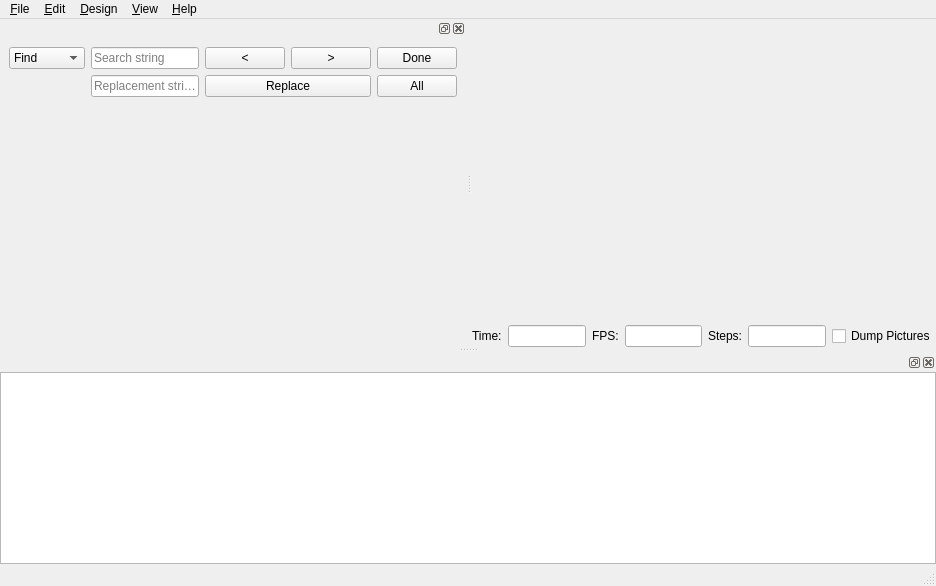
<?xml version="1.0" encoding="UTF-8"?>
<ui version="4.0">
 <class>MainWindow</class>
 <widget class="QMainWindow" name="MainWindow">
  <property name="geometry">
   <rect>
    <x>0</x>
    <y>0</y>
    <width>936</width>
    <height>586</height>
   </rect>
  </property>
  <widget class="QWidget" name="centralwidget">
   <layout class="QVBoxLayout" name="verticalLayout_2">
    <property name="spacing">
     <number>0</number>
    </property>
    <property name="margin">
     <number>0</number>
    </property>
    <item>
     <widget class="QWidget" name="mainWidget" native="true">
      <property name="sizePolicy">
       <sizepolicy hsizetype="Expanding" vsizetype="Expanding">
        <horstretch>0</horstretch>
        <verstretch>0</verstretch>
       </sizepolicy>
      </property>
      <property name="styleSheet">
       <string notr="true"/>
      </property>
      <layout class="QVBoxLayout" name="verticalLayout_3">
       <property name="margin">
        <number>0</number>
       </property>
       <item>
        <widget class="QGLView" name="qglview" native="true">
         <property name="sizePolicy">
          <sizepolicy hsizetype="Expanding" vsizetype="Expanding">
           <horstretch>0</horstretch>
           <verstretch>0</verstretch>
          </sizepolicy>
         </property>
         <property name="minimumSize">
          <size>
           <width>200</width>
           <height>100</height>
          </size>
         </property>
        </widget>
       </item>
       <item alignment="Qt::AlignBottom">
        <widget class="QFrame" name="animate_panel">
         <property name="enabled">
          <bool>true</bool>
         </property>
         <property name="frameShape">
          <enum>QFrame::NoFrame</enum>
         </property>
         <property name="frameShadow">
          <enum>QFrame::Raised</enum>
         </property>
         <property name="lineWidth">
          <number>0</number>
         </property>
         <layout class="QHBoxLayout" name="horizontalLayoutAnimate">
          <property name="margin">
           <number>0</number>
          </property>
          <item>
           <widget class="QLabel" name="label">
            <property name="text">
             <string>Time:</string>
            </property>
           </widget>
          </item>
          <item>
           <widget class="QLineEdit" name="e_tval"/>
          </item>
          <item>
           <widget class="QLabel" name="label_2">
            <property name="text">
             <string>FPS:</string>
            </property>
           </widget>
          </item>
          <item>
           <widget class="QLineEdit" name="e_fps"/>
          </item>
          <item>
           <widget class="QLabel" name="label_3">
            <property name="text">
             <string>Steps:</string>
            </property>
           </widget>
          </item>
          <item>
           <widget class="QLineEdit" name="e_fsteps"/>
          </item>
          <item>
           <widget class="QCheckBox" name="e_dump">
            <property name="text">
             <string>Dump Pictures</string>
            </property>
           </widget>
          </item>
         </layout>
        </widget>
       </item>
      </layout>
      <zorder>animate_panel</zorder>
      <zorder>qglview</zorder>
     </widget>
    </item>
   </layout>
  </widget>
  <widget class="QMenuBar" name="menubar">
   <property name="geometry">
    <rect>
     <x>0</x>
     <y>0</y>
     <width>936</width>
     <height>34</height>
    </rect>
   </property>
   <widget class="QMenu" name="menu_File">
    <property name="title">
     <string>&amp;File</string>
    </property>
    <widget class="QMenu" name="menuOpenRecent">
     <property name="title">
      <string>Open Recent</string>
     </property>
    </widget>
    <widget class="QMenu" name="menuExamples">
     <property name="title">
      <string>Examples</string>
     </property>
    </widget>
    <widget class="QMenu" name="menuExport">
     <property name="title">
      <string>Export</string>
     </property>
     <addaction name="designActionExportSTL"/>
     <addaction name="designActionExportOFF"/>
     <addaction name="designActionExportAMF"/>
     <addaction name="designActionExportDXF"/>
     <addaction name="designActionExportSVG"/>
     <addaction name="designActionExportCSG"/>
     <addaction name="separator"/>
     <addaction name="designActionExportImage"/>
    </widget>
    <addaction name="fileActionNew"/>
    <addaction name="fileActionOpen"/>
    <addaction name="menuOpenRecent"/>
    <addaction name="menuExamples"/>
    <addaction name="fileActionReload"/>
    <addaction name="fileActionClose"/>
    <addaction name="separator"/>
    <addaction name="fileActionSave"/>
    <addaction name="fileActionSaveAs"/>
    <addaction name="separator"/>
    <addaction name="menuExport"/>
    <addaction name="separator"/>
    <addaction name="fileShowLibraryFolder"/>
    <addaction name="separator"/>
    <addaction name="fileActionQuit"/>
   </widget>
   <widget class="QMenu" name="menu_Edit">
    <property name="title">
     <string>&amp;Edit</string>
    </property>
    <addaction name="editActionUndo"/>
    <addaction name="editActionRedo"/>
    <addaction name="separator"/>
    <addaction name="editActionCut"/>
    <addaction name="editActionCopy"/>
    <addaction name="editActionPaste"/>
    <addaction name="separator"/>
    <addaction name="editActionIndent"/>
    <addaction name="editActionUnindent"/>
    <addaction name="separator"/>
    <addaction name="editActionComment"/>
    <addaction name="editActionUncomment"/>
    <addaction name="separator"/>
    <addaction name="editActionPasteVPT"/>
    <addaction name="editActionPasteVPR"/>
    <addaction name="separator"/>
    <addaction name="editActionFind"/>
    <addaction name="editActionFindAndReplace"/>
    <addaction name="editActionFindNext"/>
    <addaction name="editActionFindPrevious"/>
    <addaction name="editActionUseSelectionForFind"/>
    <addaction name="separator"/>
    <addaction name="editActionZoomIn"/>
    <addaction name="editActionZoomOut"/>
    <addaction name="editActionPreferences"/>
   </widget>
   <widget class="QMenu" name="menu_Design">
    <property name="title">
     <string>&amp;Design</string>
    </property>
    <addaction name="designActionAutoReload"/>
    <addaction name="designActionReloadAndPreview"/>
    <addaction name="designActionPreview"/>
    <addaction name="designActionRender"/>
    <addaction name="separator"/>
    <addaction name="designCheckValidity"/>
    <addaction name="designActionDisplayAST"/>
    <addaction name="designActionDisplayCSGTree"/>
    <addaction name="designActionDisplayCSGProducts"/>
    <addaction name="separator"/>
    <addaction name="designActionFlushCaches"/>
   </widget>
   <widget class="QMenu" name="menu_View">
    <property name="title">
     <string>&amp;View</string>
    </property>
    <addaction name="viewActionPreview"/>
    <addaction name="viewActionSurfaces"/>
    <addaction name="viewActionWireframe"/>
    <addaction name="viewActionThrownTogether"/>
    <addaction name="separator"/>
    <addaction name="viewActionShowEdges"/>
    <addaction name="viewActionShowAxes"/>
    <addaction name="viewActionShowCrosshairs"/>
    <addaction name="viewActionAnimate"/>
    <addaction name="separator"/>
    <addaction name="viewActionTop"/>
    <addaction name="viewActionBottom"/>
    <addaction name="viewActionLeft"/>
    <addaction name="viewActionRight"/>
    <addaction name="viewActionFront"/>
    <addaction name="viewActionBack"/>
    <addaction name="viewActionDiagonal"/>
    <addaction name="viewActionCenter"/>
    <addaction name="separator"/>
    <addaction name="viewActionZoomIn"/>
    <addaction name="viewActionZoomOut"/>
    <addaction name="separator"/>
    <addaction name="viewActionResetView"/>
    <addaction name="separator"/>
    <addaction name="viewActionPerspective"/>
    <addaction name="viewActionOrthogonal"/>
    <addaction name="separator"/>
    <addaction name="editActionHide"/>
    <addaction name="viewActionHide"/>
    <addaction name="viewDetatchWindow"/>
   </widget>
   <widget class="QMenu" name="menuHelp">
    <property name="title">
     <string>&amp;Help</string>
    </property>
    <addaction name="helpActionAbout"/>
    <addaction name="helpActionHomepage"/>
    <addaction name="helpActionManual"/>
    <addaction name="helpActionLibraryInfo"/>
    <addaction name="helpActionFontInfo"/>
    <addaction name="appActionUpdateCheck"/>
   </widget>
   <addaction name="menu_File"/>
   <addaction name="menu_Edit"/>
   <addaction name="menu_Design"/>
   <addaction name="menu_View"/>
   <addaction name="menuHelp"/>
  </widget>
  <widget class="QStatusBar" name="statusbar"/>
  <widget class="QDockWidget" name="editorDock">
   <attribute name="dockWidgetArea">
    <number>1</number>
   </attribute>
   <widget class="QWidget" name="editorDockContents">
    <layout class="QVBoxLayout" name="verticalLayout_4">
     <property name="margin">
      <number>0</number>
     </property>
     <item alignment="Qt::AlignTop">
      <widget class="QFrame" name="find_panel">
       <property name="enabled">
        <bool>true</bool>
       </property>
       <property name="sizePolicy">
        <sizepolicy hsizetype="Preferred" vsizetype="Minimum">
         <horstretch>0</horstretch>
         <verstretch>0</verstretch>
        </sizepolicy>
       </property>
       <property name="frameShape">
        <enum>QFrame::NoFrame</enum>
       </property>
       <property name="frameShadow">
        <enum>QFrame::Raised</enum>
       </property>
       <property name="lineWidth">
        <number>0</number>
       </property>
       <layout class="QGridLayout" name="gridLayout">
        <item row="0" column="0">
         <widget class="QComboBox" name="findTypeComboBox">
          <item>
           <property name="text">
            <string>Find</string>
           </property>
          </item>
          <item>
           <property name="text">
            <string>Replace</string>
           </property>
          </item>
         </widget>
        </item>
        <item row="0" column="1">
         <widget class="QLineEdit" name="findInputField">
          <property name="placeholderText">
           <string>Search string</string>
          </property>
         </widget>
        </item>
        <item row="0" column="2">
         <widget class="QPushButton" name="prevButton">
          <property name="text">
           <string>&lt;</string>
          </property>
         </widget>
        </item>
        <item row="0" column="3">
         <widget class="QPushButton" name="nextButton">
          <property name="text">
           <string>&gt;</string>
          </property>
         </widget>
        </item>
        <item row="0" column="4">
         <widget class="QPushButton" name="hideFindButton">
          <property name="text">
           <string>Done</string>
          </property>
         </widget>
        </item>
        <item row="1" column="1">
         <widget class="QLineEdit" name="replaceInputField">
          <property name="placeholderText">
           <string>Replacement string</string>
          </property>
         </widget>
        </item>
        <item row="1" column="2" colspan="2">
         <widget class="QPushButton" name="replaceButton">
          <property name="text">
           <string>Replace</string>
          </property>
         </widget>
        </item>
        <item row="1" column="4">
         <widget class="QPushButton" name="replaceAllButton">
          <property name="text">
           <string>All</string>
          </property>
         </widget>
        </item>
       </layout>
      </widget>
     </item>
    </layout>
   </widget>
  </widget>
  <widget class="QDockWidget" name="consoleDock">
   <attribute name="dockWidgetArea">
    <number>8</number>
   </attribute>
   <widget class="QWidget" name="consoleDockContents">
    <layout class="QVBoxLayout" name="verticalLayout_5">
     <property name="margin">
      <number>0</number>
     </property>
     <item>
      <widget class="QTextEdit" name="console">
       <property name="focusPolicy">
        <enum>Qt::ClickFocus</enum>
       </property>
       <property name="readOnly">
        <bool>true</bool>
       </property>
      </widget>
     </item>
    </layout>
   </widget>
  </widget>
  <action name="fileActionNew">
   <property name="text">
    <string>&amp;New</string>
   </property>
   <property name="shortcut">
    <string>Ctrl+N</string>
   </property>
  </action>
  <action name="fileActionOpen">
   <property name="text">
    <string>&amp;Open...</string>
   </property>
   <property name="shortcut">
    <string>Ctrl+O</string>
   </property>
  </action>
  <action name="fileActionSave">
   <property name="text">
    <string>&amp;Save</string>
   </property>
   <property name="shortcut">
    <string>Ctrl+S</string>
   </property>
  </action>
  <action name="fileActionSaveAs">
   <property name="text">
    <string>Save &amp;As...</string>
   </property>
   <property name="shortcut">
    <string>Ctrl+Shift+S</string>
   </property>
  </action>
  <action name="fileActionReload">
   <property name="text">
    <string>&amp;Reload</string>
   </property>
   <property name="shortcut">
    <string>Ctrl+R</string>
   </property>
  </action>
  <action name="fileActionQuit">
   <property name="text">
    <string>&amp;Quit</string>
   </property>
   <property name="shortcut">
    <string>Ctrl+Q</string>
   </property>
  </action>
  <action name="editActionUndo">
   <property name="text">
    <string>&amp;Undo</string>
   </property>
   <property name="shortcut">
    <string>Ctrl+Z</string>
   </property>
   <property name="shortcutContext">
    <enum>Qt::WidgetWithChildrenShortcut</enum>
   </property>
  </action>
  <action name="editActionRedo">
   <property name="text">
    <string>&amp;Redo</string>
   </property>
   <property name="shortcut">
    <string>Ctrl+Shift+Z</string>
   </property>
   <property name="shortcutContext">
    <enum>Qt::WidgetWithChildrenShortcut</enum>
   </property>
  </action>
  <action name="editActionCut">
   <property name="text">
    <string>Cu&amp;t</string>
   </property>
   <property name="shortcut">
    <string>Ctrl+X</string>
   </property>
   <property name="shortcutContext">
    <enum>Qt::WidgetWithChildrenShortcut</enum>
   </property>
  </action>
  <action name="editActionCopy">
   <property name="text">
    <string>&amp;Copy</string>
   </property>
   <property name="shortcut">
    <string>Ctrl+C</string>
   </property>
   <property name="shortcutContext">
    <enum>Qt::WidgetWithChildrenShortcut</enum>
   </property>
  </action>
  <action name="editActionPaste">
   <property name="text">
    <string>&amp;Paste</string>
   </property>
   <property name="shortcut">
    <string>Ctrl+V</string>
   </property>
   <property name="shortcutContext">
    <enum>Qt::WidgetWithChildrenShortcut</enum>
   </property>
  </action>
  <action name="editActionIndent">
   <property name="text">
    <string>&amp;Indent</string>
   </property>
   <property name="shortcut">
    <string>Ctrl+I</string>
   </property>
  </action>
  <action name="editActionUnindent">
   <property name="text">
    <string>U&amp;nindent</string>
   </property>
   <property name="shortcut">
    <string>Ctrl+Shift+I</string>
   </property>
  </action>
  <action name="editActionComment">
   <property name="text">
    <string>C&amp;omment</string>
   </property>
   <property name="shortcut">
    <string>Ctrl+D</string>
   </property>
  </action>
  <action name="editActionUncomment">
   <property name="text">
    <string>Unco&amp;mment</string>
   </property>
   <property name="shortcut">
    <string>Ctrl+Shift+D</string>
   </property>
  </action>
  <action name="editActionPasteVPT">
   <property name="text">
    <string>Paste viewport translation</string>
   </property>
   <property name="shortcut">
    <string>Ctrl+T</string>
   </property>
  </action>
  <action name="editActionPasteVPR">
   <property name="text">
    <string>Paste viewport rotation</string>
   </property>
  </action>
  <action name="editActionZoomIn">
   <property name="text">
    <string>Zoom In</string>
   </property>
   <property name="shortcut">
    <string>Ctrl++</string>
   </property>
  </action>
  <action name="editActionZoomOut">
   <property name="text">
    <string>Zoom Out</string>
   </property>
   <property name="shortcut">
    <string>Ctrl+-</string>
   </property>
  </action>
  <action name="editActionHide">
   <property name="checkable">
    <bool>true</bool>
   </property>
   <property name="text">
    <string>Hide editor</string>
   </property>
  </action>
  <action name="viewDetatchWindow">
   <property name="text">
    <string>New Render Window</string>
   </property>
  </action>
  <action name="designActionReloadAndPreview">
   <property name="text">
    <string>&amp;Reload and Preview</string>
   </property>
   <property name="shortcut">
    <string>F4</string>
   </property>
  </action>
  <action name="designActionPreview">
   <property name="text">
    <string>&amp;Preview</string>
   </property>
   <property name="shortcut">
    <string>F5</string>
   </property>
  </action>
  <action name="designActionRender">
   <property name="text">
    <string>&amp;Render</string>
   </property>
   <property name="shortcut">
    <string>F6</string>
   </property>
  </action>
  <action name="designCheckValidity">
   <property name="text">
    <string>Check Validity</string>
   </property>
  </action>
  <action name="designActionDisplayAST">
   <property name="text">
    <string>Display &amp;AST...</string>
   </property>
  </action>
  <action name="designActionDisplayCSGTree">
   <property name="text">
    <string>Display CSG &amp;Tree...</string>
   </property>
  </action>
  <action name="designActionDisplayCSGProducts">
   <property name="text">
    <string>Display CSG &amp;Products...</string>
   </property>
  </action>
  <action name="designActionExportSTL">
   <property name="text">
    <string>Export as &amp;STL...</string>
   </property>
  </action>
  <action name="designActionExportOFF">
   <property name="text">
    <string>Export as &amp;OFF...</string>
   </property>
  </action>
  <action name="viewActionPreview">
   <property name="checkable">
    <bool>true</bool>
   </property>
   <property name="text">
    <string>Preview</string>
   </property>
   <property name="shortcut">
    <string>F9</string>
   </property>
  </action>
  <action name="viewActionSurfaces">
   <property name="checkable">
    <bool>true</bool>
   </property>
   <property name="text">
    <string>Surfaces</string>
   </property>
   <property name="shortcut">
    <string>F10</string>
   </property>
  </action>
  <action name="viewActionWireframe">
   <property name="checkable">
    <bool>true</bool>
   </property>
   <property name="text">
    <string>Wireframe</string>
   </property>
   <property name="shortcut">
    <string>F11</string>
   </property>
  </action>
  <action name="viewActionThrownTogether">
   <property name="checkable">
    <bool>true</bool>
   </property>
   <property name="text">
    <string>Thrown Together</string>
   </property>
   <property name="shortcut">
    <string>F12</string>
   </property>
  </action>
  <action name="viewActionShowEdges">
   <property name="checkable">
    <bool>true</bool>
   </property>
   <property name="text">
    <string>Show Edges</string>
   </property>
   <property name="shortcut">
    <string>Ctrl+1</string>
   </property>
  </action>
  <action name="viewActionShowAxes">
   <property name="checkable">
    <bool>true</bool>
   </property>
   <property name="text">
    <string>Show Axes</string>
   </property>
   <property name="shortcut">
    <string>Ctrl+2</string>
   </property>
  </action>
  <action name="viewActionShowCrosshairs">
   <property name="checkable">
    <bool>true</bool>
   </property>
   <property name="text">
    <string>Show Crosshairs</string>
   </property>
   <property name="shortcut">
    <string>Ctrl+3</string>
   </property>
  </action>
  <action name="viewActionAnimate">
   <property name="checkable">
    <bool>true</bool>
   </property>
   <property name="text">
    <string>Animate</string>
   </property>
  </action>
  <action name="viewActionTop">
   <property name="text">
    <string>Top</string>
   </property>
   <property name="shortcut">
    <string>Ctrl+4</string>
   </property>
  </action>
  <action name="viewActionBottom">
   <property name="text">
    <string>Bottom</string>
   </property>
   <property name="shortcut">
    <string>Ctrl+5</string>
   </property>
  </action>
  <action name="viewActionLeft">
   <property name="text">
    <string>Left</string>
   </property>
   <property name="shortcut">
    <string>Ctrl+6</string>
   </property>
  </action>
  <action name="viewActionRight">
   <property name="text">
    <string>Right</string>
   </property>
   <property name="shortcut">
    <string>Ctrl+7</string>
   </property>
  </action>
  <action name="viewActionFront">
   <property name="text">
    <string>Front</string>
   </property>
   <property name="shortcut">
    <string>Ctrl+8</string>
   </property>
  </action>
  <action name="viewActionBack">
   <property name="text">
    <string>Back</string>
   </property>
   <property name="shortcut">
    <string>Ctrl+9</string>
   </property>
  </action>
  <action name="viewActionDiagonal">
   <property name="text">
    <string>Diagonal</string>
   </property>
   <property name="shortcut">
    <string>Ctrl+0</string>
   </property>
  </action>
  <action name="viewActionCenter">
   <property name="text">
    <string>Center</string>
   </property>
   <property name="shortcut">
    <string>Ctrl+P</string>
   </property>
  </action>
  <action name="viewActionPerspective">
   <property name="checkable">
    <bool>true</bool>
   </property>
   <property name="text">
    <string>Perspective</string>
   </property>
  </action>
  <action name="viewActionOrthogonal">
   <property name="checkable">
    <bool>true</bool>
   </property>
   <property name="text">
    <string>Orthogonal</string>
   </property>
  </action>
  <action name="viewActionHide">
   <property name="checkable">
    <bool>true</bool>
   </property>
   <property name="text">
    <string>Hide console</string>
   </property>
  </action>
  <action name="helpActionAbout">
   <property name="enabled">
    <bool>true</bool>
   </property>
   <property name="text">
    <string>About</string>
   </property>
  </action>
  <action name="helpActionManual">
   <property name="text">
    <string>Documentation</string>
   </property>
  </action>
  <action name="fileActionClearRecent">
   <property name="text">
    <string>Clear Recent</string>
   </property>
  </action>
  <action name="designActionExportDXF">
   <property name="text">
    <string>Export as DXF...</string>
   </property>
  </action>
  <action name="fileActionClose">
   <property name="text">
    <string>Close</string>
   </property>
   <property name="shortcut">
    <string>Ctrl+W</string>
   </property>
  </action>
  <action name="editActionPreferences">
   <property name="text">
    <string>Preferences</string>
   </property>
  </action>
  <action name="editActionFind">
   <property name="text">
    <string>Find...</string>
   </property>
   <property name="shortcut">
    <string>Ctrl+F</string>
   </property>
  </action>
  <action name="editActionFindAndReplace">
   <property name="text">
    <string>Find and Replace...</string>
   </property>
   <property name="shortcut">
    <string>Ctrl+Alt+F</string>
   </property>
  </action>
  <action name="editActionFindNext">
   <property name="text">
    <string>Find Next</string>
   </property>
   <property name="shortcut">
    <string>Ctrl+G</string>
   </property>
  </action>
  <action name="editActionFindPrevious">
   <property name="text">
    <string>Find Previous</string>
   </property>
   <property name="shortcut">
    <string>Ctrl+Shift+G</string>
   </property>
  </action>
  <action name="editActionUseSelectionForFind">
   <property name="text">
    <string>Use Selection for Find</string>
   </property>
   <property name="shortcut">
    <string>Ctrl+E</string>
   </property>
  </action>
  <action name="designActionFlushCaches">
   <property name="text">
    <string>Flush Caches</string>
   </property>
  </action>
  <action name="helpActionHomepage">
   <property name="text">
    <string>OpenSCAD Homepage</string>
   </property>
  </action>
  <action name="designActionAutoReload">
   <property name="checkable">
    <bool>true</bool>
   </property>
   <property name="text">
    <string>Automatic Reload and Preview</string>
   </property>
  </action>
  <action name="designActionExportImage">
   <property name="text">
    <string>Export as Image...</string>
   </property>
  </action>
  <action name="designActionExportCSG">
   <property name="text">
    <string>Export as CSG...</string>
   </property>
  </action>
  <action name="helpActionLibraryInfo">
   <property name="text">
    <string>Library info</string>
   </property>
  </action>
  <action name="appActionUpdateCheck">
   <property name="enabled">
    <bool>false</bool>
   </property>
   <property name="text">
    <string>Check for Update..</string>
   </property>
  </action>
  <action name="fileShowLibraryFolder">
   <property name="text">
    <string>Show Library Folder...</string>
   </property>
  </action>
  <action name="viewActionResetView">
   <property name="text">
    <string>Reset View</string>
   </property>
  </action>
  <action name="helpActionFontInfo">
   <property name="text">
    <string>Font List</string>
   </property>
  </action>
  <action name="designActionExportSVG">
   <property name="text">
    <string>Export as SVG...</string>
   </property>
  </action>
  <action name="designActionExportAMF">
   <property name="text">
    <string>Export as AMF...</string>
   </property>
  </action>
  <action name="viewActionZoomIn">
   <property name="text">
    <string>Zoom In</string>
   </property>
   <property name="shortcut">
    <string>Ctrl+]</string>
   </property>
  </action>
  <action name="viewActionZoomOut">
   <property name="text">
    <string>Zoom Out</string>
   </property>
   <property name="shortcut">
    <string>Ctrl+[</string>
   </property>
  </action>
 </widget>
 <customwidgets>
  <customwidget>
   <class>QGLView</class>
   <extends>QWidget</extends>
   <header>QGLView.h</header>
   <container>1</container>
  </customwidget>
 </customwidgets>
 <resources>
  <include location="../openscad.qrc"/>
 </resources>
 <connections>
  <connection>
   <sender>fileActionClose</sender>
   <signal>triggered()</signal>
   <receiver>MainWindow</receiver>
   <slot>close()</slot>
   <hints>
    <hint type="sourcelabel">
     <x>-1</x>
     <y>-1</y>
    </hint>
    <hint type="destinationlabel">
     <x>340</x>
     <y>323</y>
    </hint>
   </hints>
  </connection>
 </connections>
</ui>
